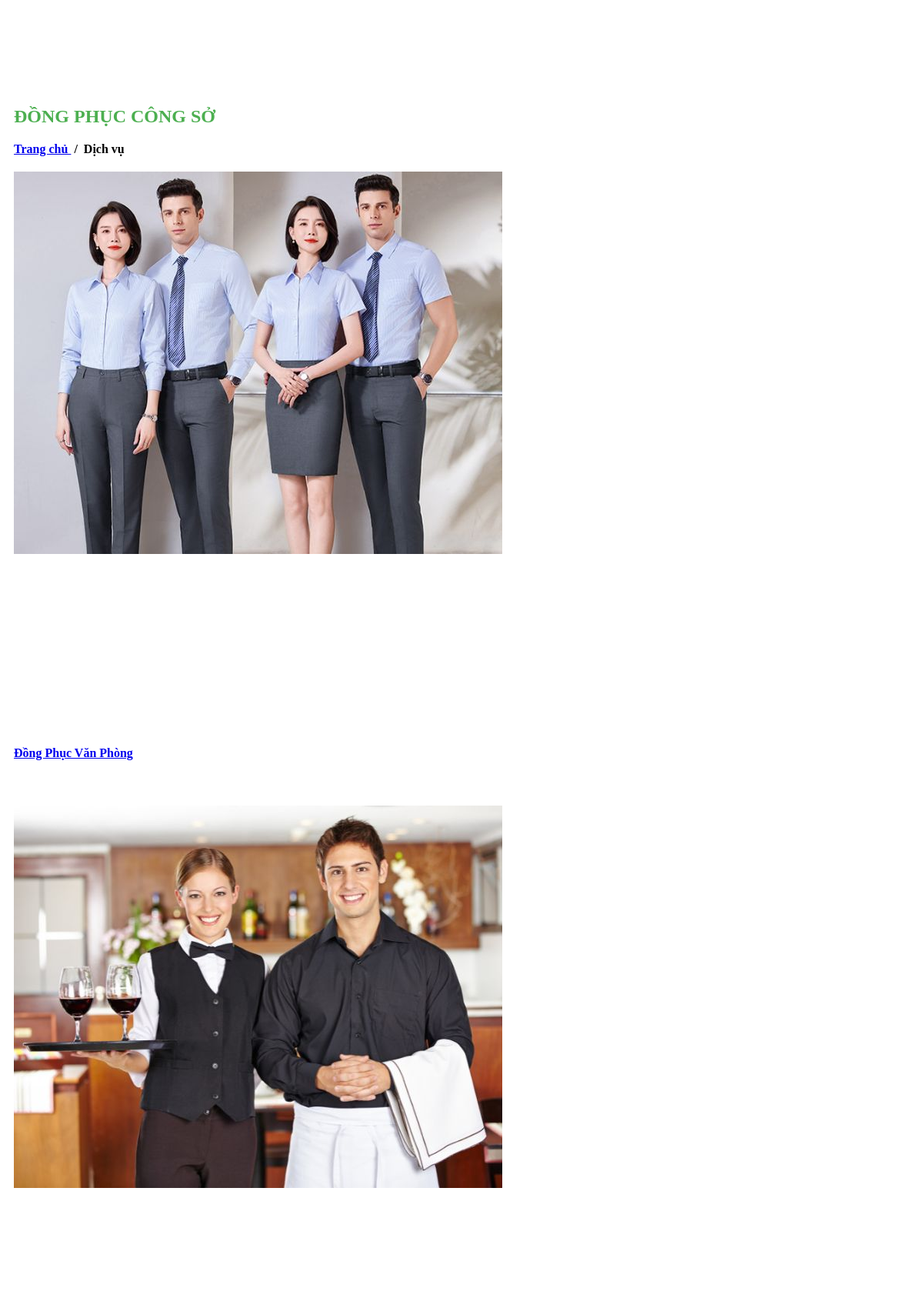
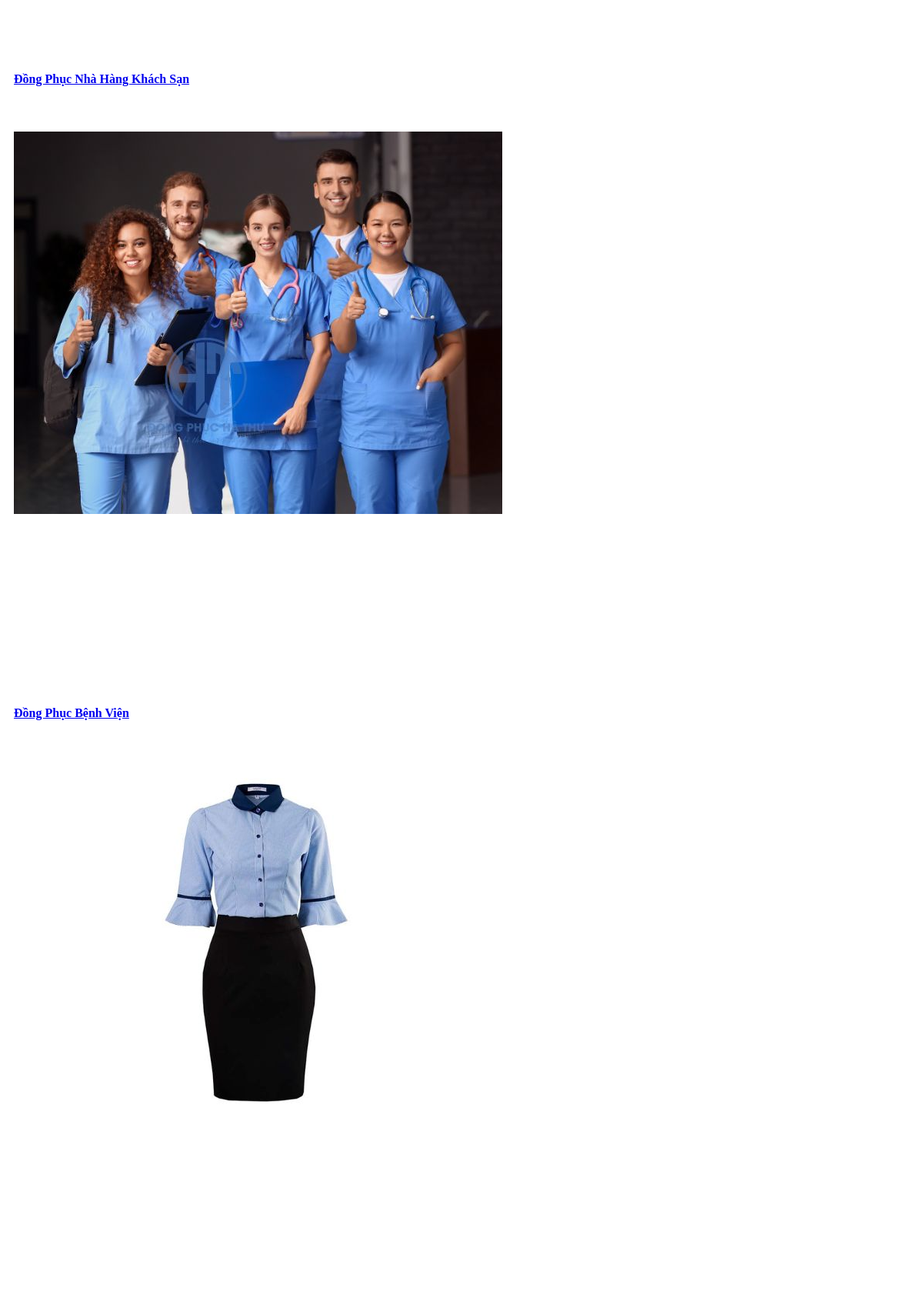
Screenshot of /tin_dichvu/tin_dichvu.php (upper part) with the database file from the repository (2 pictures, top to bottom).
### tables this page shows
CREATE TABLE `tin_dichvu` (
  `id` int(11) NOT NULL,
  `hinhanh` text NOT NULL,
  `hinhndab` text NOT NULL,
  `noidung` longtext NOT NULL,
  `trangchu` text NOT NULL,
  `mota` text NOT NULL,
  `tieude` text NOT NULL,
  `tieude_en` text NOT NULL,
  `title` text NOT NULL,
  `tukhoa` text NOT NULL,
  `tukhoa2` text NOT NULL,
  `ngay` text NOT NULL,
  `linkurl` text NOT NULL,
  `thuocloai` int(11) NOT NULL,
  `moi` int(11) NOT NULL
);

### phantrang/phantrang_tintuc.php (called while the page is built, shortened)
<?php
class pager
{
    function findStart($limit)
    {
        if (!isset($_GET['page']) || ($_GET['page'] == "1")) {
            $start = 0;
        } else {
            $start = ($_GET['page'] - 1) * $limit;
        }
        return $start;
    }
}
?>

### tin_dichvu/tin_dichvu.php (the view, shortened to what this page needs)
<link href="https://cdnjs.cloudflare.com/ajax/libs/lightbox2/2.11.3/css/lightbox.min.css" rel="stylesheet">
<section class="headings">
    <div class="text-heading text-center">
        <div class="container">
            <div style="padding:10px;">
                <h2 style="font-weight: bold; color:#4CAF50; padding-top: 100px;">ĐỒNG PHỤC CÔNG SỞ</h2>
                <div style="font-weight: bold;"><a href="trangchu">Trang chủ </a> &nbsp;/&nbsp; Dịch vụ </div>
            </div>
        </div>
    </div>
</section>
<section class="blog-section">
    <div class="container">
        <div class="news-wrap">
            <div class="row">
                <?php
                require('db.php');
                include('phantrang/phantrang_tintuc.php');
                function escape($value)
                {
                    return htmlspecialchars($value, ENT_QUOTES, 'UTF-8');
                }
                $p = new pager;
                $limit = 24;
                $start = $p->findStart($limit);
                $sql = mysqli_query($link, "SELECT * FROM tin_dichvu ORDER BY id ASC LIMIT $start, $limit");
                ?>
                <?php while ($row = mysqli_fetch_assoc($sql)): ?>
                    <?php
                    $hinhanh = escape($row['hinhanh']);
                    $tieude_en = escape($row['tieude_en']);
                    $url = escape($row['linkurl']);
                    $link = str_replace("?", "", strtolower("san-pham/$url"));
                    ?>
                    <div class="col-lg-3 col-md-6 col-xs-12" style="margin-bottom: 20px; padding: 10px;">
                        <div class="news-item"
                            style="height: 100%; display: flex; flex-direction: column; justify-content: space-between;">
                            <a href="<?php echo $link; ?>">
                                <div class="news-item-img hover-effect">
                                    <img class="img-responsive" src="HinhCTSP/Hinhdichvu/<?php echo $hinhanh; ?>"
                                        alt="<?php echo "$tieude_en"; ?>">
                                </div>
                            </a>
                            <div class="news-item-text">
                                <a href="<?php echo "$link"; ?>">
                                    <h3 style="font-size:16px; line-height:25px"><?php echo $tieude_en; ?></h3>
                                </a>
                            </div>
                        </div>
                    </div>
                <?php endwhile; ?>
            </div>
</section>

### rows the page displays
tin_dichvu: hinhanh (picture), tieude_en "Đồng Phục Văn Phòng"
tin_dichvu: hinhanh (picture), tieude_en "Đồng Phục Nhà Hàng Khách Sạn"
tin_dichvu: hinhanh (picture), tieude_en "Đồng Phục Bệnh Viện"
tin_dichvu: hinhanh (picture)
